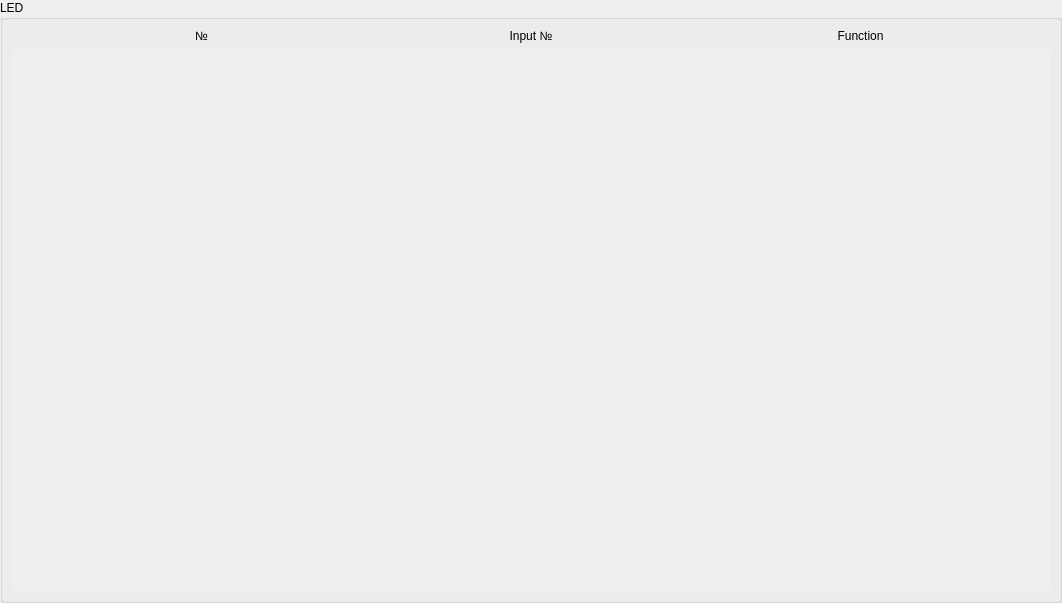
<?xml version="1.0" encoding="UTF-8"?>
<ui version="4.0">
 <class>LedConfig</class>
 <widget class="QWidget" name="LedConfig">
  <property name="geometry">
   <rect>
    <x>0</x>
    <y>0</y>
    <width>1062</width>
    <height>603</height>
   </rect>
  </property>
  <property name="windowTitle">
   <string>Form</string>
  </property>
  <layout class="QHBoxLayout" name="horizontalLayout" stretch="3">
   <property name="leftMargin">
    <number>0</number>
   </property>
   <property name="topMargin">
    <number>0</number>
   </property>
   <property name="rightMargin">
    <number>0</number>
   </property>
   <property name="bottomMargin">
    <number>0</number>
   </property>
   <item>
    <widget class="QGroupBox" name="groupBox_2">
     <property name="title">
      <string>LED</string>
     </property>
     <layout class="QGridLayout" name="gridLayout" columnstretch="3,1,3">
      <property name="horizontalSpacing">
       <number>77</number>
      </property>
      <item row="0" column="1">
       <widget class="QLabel" name="text_inputNumber">
        <property name="text">
         <string>Input №</string>
        </property>
        <property name="alignment">
         <set>Qt::AlignCenter</set>
        </property>
       </widget>
      </item>
      <item row="0" column="2">
       <widget class="QLabel" name="text_function">
        <property name="text">
         <string>Function</string>
        </property>
        <property name="alignment">
         <set>Qt::AlignCenter</set>
        </property>
       </widget>
      </item>
      <item row="0" column="0">
       <widget class="QLabel" name="text_number">
        <property name="text">
         <string>№</string>
        </property>
        <property name="alignment">
         <set>Qt::AlignCenter</set>
        </property>
       </widget>
      </item>
      <item row="1" column="0" colspan="3">
       <widget class="QScrollArea" name="scrollArea">
        <property name="frameShape">
         <enum>QFrame::NoFrame</enum>
        </property>
        <property name="widgetResizable">
         <bool>true</bool>
        </property>
        <widget class="QWidget" name="scrollAreaWidgetContents">
         <property name="geometry">
          <rect>
           <x>0</x>
           <y>0</y>
           <width>1038</width>
           <height>536</height>
          </rect>
         </property>
         <layout class="QVBoxLayout" name="layoutV_LED">
          <property name="spacing">
           <number>0</number>
          </property>
          <property name="leftMargin">
           <number>0</number>
          </property>
          <property name="topMargin">
           <number>0</number>
          </property>
          <property name="rightMargin">
           <number>0</number>
          </property>
          <property name="bottomMargin">
           <number>0</number>
          </property>
         </layout>
        </widget>
       </widget>
      </item>
     </layout>
    </widget>
   </item>
  </layout>
 </widget>
 <resources/>
 <connections/>
</ui>
